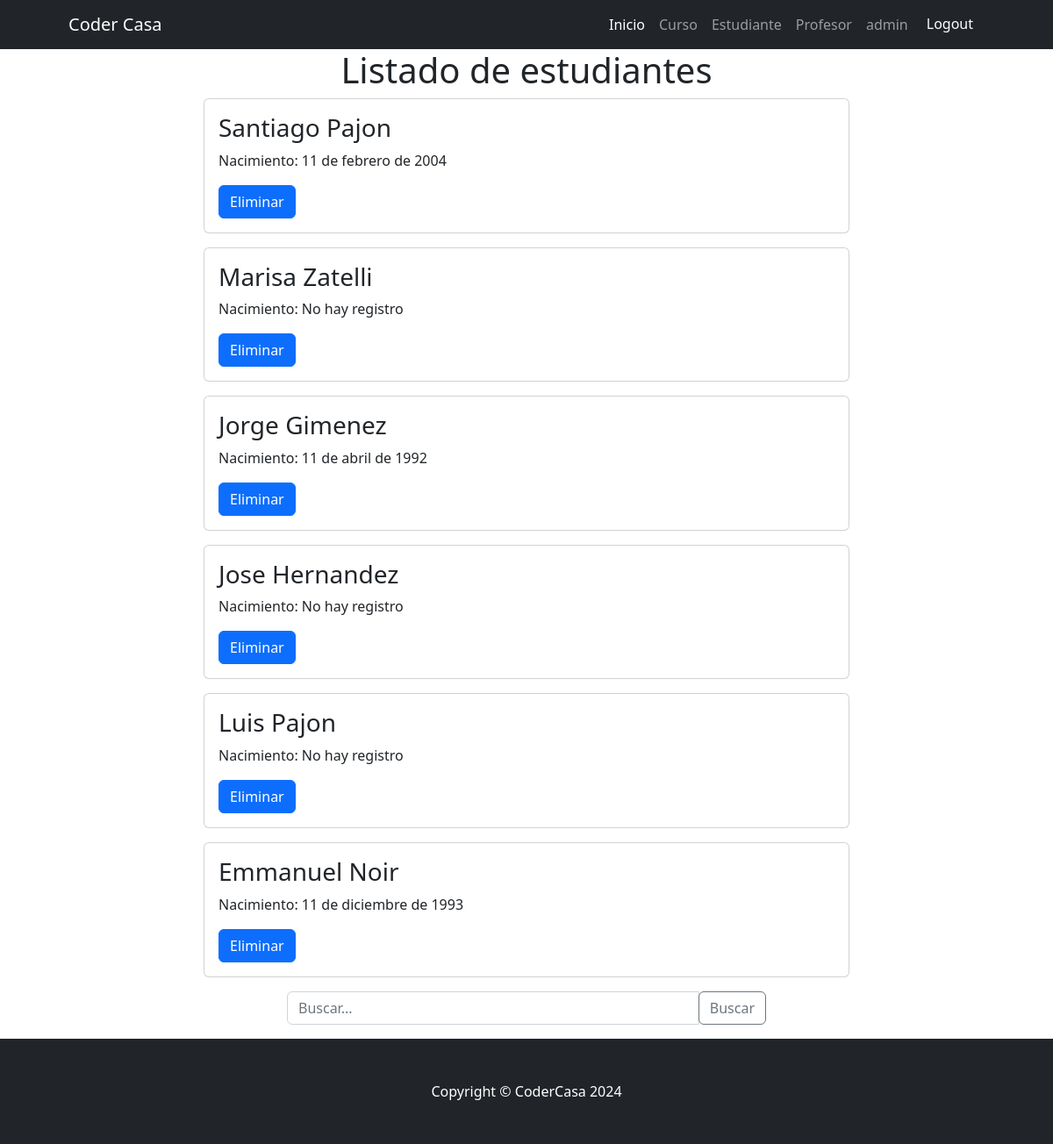
The page /Clase/Clase/list (signed in) on the database its author committed.
### Clase/models.py (models this page shows, shortened)
class Estudiante(models.Model):
    nombre = models.CharField(max_length=255)
    apellido = models.CharField(max_length=255)
    nacimiento = models.DateField(null=True, blank=True)
    class Meta:
        verbose_name = "Estudiante"
        verbose_name_plural = "Estudiantes"

### Clase/views.py (the view)
# urls.py: path("Clase/list", estudiante_list,name="estudiante_list" ),
def estudiante_list(request):
    busqueda = request.GET.get("busqueda",None)
    if busqueda:
        print(busqueda)
        consulta = Estudiante.objects.filter(nombre__icontains=busqueda)
    else:
        consulta = Estudiante.objects.all()
    contexto = {"estudiantes": consulta}
    return render(request,"Clase/estudiante_list.html", contexto)

### Clase/templates/Clase/estudiante_list.html (shortened to what this page needs)
{% extends 'core/base.html' %}
{% block content %}
<center>
<h1>Listado de estudiantes</h1>
</center>
<div class="container">
    <div class="row justify-content-center">
      <div class="col-md-8">
        {% for estudiante in estudiantes %}
          <div class="card mb-3">
            <div class="card-body">
              <h3 class="card-title">{{ estudiante.nombre }} {{ estudiante.apellido }}</h3>
              {% if estudiante.nacimiento %}
                <p class="card-text">Nacimiento: {{ estudiante.nacimiento }}</p>
              {% else %}
                <p class="card-text">Nacimiento: No hay registro</p>
              {% endif %}
              {% if user.is_staff %}
                <a href="{% url 'Clase:estudiante_delete' estudiante.id %}" class="btn btn-primary">Eliminar</a>
              {% endif %}
            </div>
          </div>
        {% endfor %}
      </div>
    </div>
    <div class="row justify-content-center">
      <div class="col-md-6">
        <form action="{% url 'Clase:estudiante_list' %}" method="get">
          <div class="input-group mb-3">
            <input type="text" class="form-control" name="busqueda" placeholder="Buscar...">
            <div class="input-group-append">
              <button class="btn btn-outline-secondary" type="submit">Buscar</button>
            </div>
          </div>
        </form>
      </div>
    </div>
  </div>
{% endblock content %}

### core/templates/core/base.html (shortened to what this page needs)
{% load static %}
<!DOCTYPE html>
<html lang="es">
    <head>
        <link href="{% static 'core/css/styles.css' %} " rel="stylesheet" />
    </head>
    <body style="display: flex; flex-direction: column; min-height: 100vh;">
        <nav class="navbar navbar-expand-lg navbar-dark bg-dark">
            <div class="container px-5">
                <a class="navbar-brand" href="{% url 'core:index' %}">Coder Casa</a>
                <div class="collapse navbar-collapse" id="navbarSupportedContent">
                    <ul class="navbar-nav ms-auto mb-2 mb-lg-0">
                        <li class="nav-item"><a class="nav-link active" aria-current="page" href="{% url 'core:index' %}">Inicio</a></li>
                        {% if user.is_authenticated %}
                        <li class="nav-item"><a class="nav-link" href="{% url 'Clase:principal_cursos' %}">Curso</a></li>
                        <li class="nav-item"><a class="nav-link" href="{% url 'Clase:index' %}">Estudiante</a></li>
                        <li class="nav-item"><a class="nav-link" href="{% url 'Clase:principal_profesores'%}">Profesor</a></li>
                        <li class="nav-item"><a class="nav-link">{{user.username}}</a></li>
                        <li class="nav-item">
                            <form action="{% url 'core:logout' %}" method="post">
                            <button type="submit" class="btn btn-dark ">Logout</button>
                            </form>
                        </li>
                        {% else %}
                        <li class="nav-item"><a class="nav-link" href="{% url 'core:login' %}">Login</a></li>
                        <li class="nav-item"><a class="nav-link" href="{% url 'core:register' %}">Registrarse</a></li>
                        {% endif %}
                    </ul>
                </div>
            </div>
        </nav>
        {% block content %}
        {% endblock content %}
        <footer style="margin-top: auto; background-color: #333; color: #fff; text-align: center; padding: 15px;" class="py-5 bg-dark">
            <div class="container px-4 px-lg-5"><p style="margin: 0;" class="m-0 text-center text-white">Copyright &copy; CoderCasa 2024</p></div>
        </footer>
    </body>
</html>

### rows shown on the page
Estudiante: nombre "Santiago", apellido "Pajon", nacimiento "11 de febrero de 2004"
Estudiante: nombre "Marisa", apellido "Zatelli", shows "Nacimiento: No hay registro"
Estudiante: nombre "Jorge", apellido "Gimenez", nacimiento "11 de abril de 1992"
Estudiante: nombre "Jose", apellido "Hernandez", shows "Nacimiento: No hay registro"
Estudiante: nombre "Luis", apellido "Pajon", shows "Nacimiento: No hay registro"
Estudiante: nombre "Emmanuel", apellido "Noir", nacimiento "11 de diciembre de 1993"

### other values the page prints
{{ user.username }} "admin"
